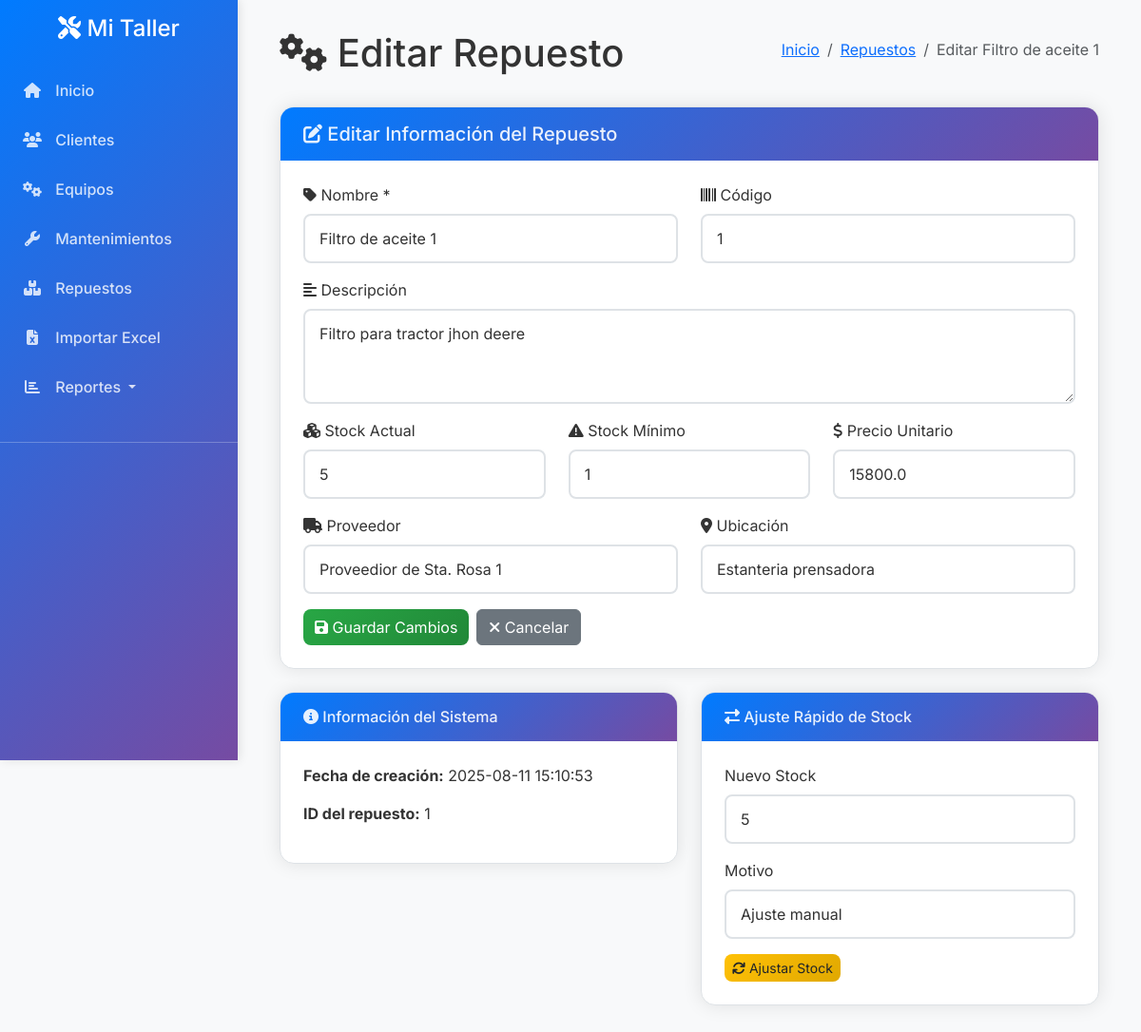
/repuestos/1/editar, run on the app's committed database.
### tables this page shows
CREATE TABLE repuestos (
            id INTEGER PRIMARY KEY AUTOINCREMENT,
            nombre TEXT NOT NULL,
            codigo TEXT UNIQUE,
            descripcion TEXT,
            stock_actual INTEGER DEFAULT 0,
            stock_minimo INTEGER DEFAULT 0,
            precio_unitario REAL,
            proveedor TEXT,
            ubicacion TEXT,
            fecha_creacion TIMESTAMP DEFAULT CURRENT_TIMESTAMP
        , usuario_creacion INTEGER REFERENCES usuarios(id), usuario_modificacion INTEGER REFERENCES usuarios(id));

### app.py (the view, shortened to what this page needs)
@app.route('/repuestos/<int:id>/editar', methods=['GET', 'POST'])
def editar_repuesto(id):
    conn = get_db_connection()
    repuesto = conn.execute('SELECT * FROM repuestos WHERE id = ?', (id,)).fetchone()
    conn.close()
    if not repuesto:
        flash('Repuesto no encontrado', 'error')
        return redirect(url_for('repuestos'))
    return render_template('editar_repuesto.html', repuesto=repuesto)

### app.py (called while the page is built, shortened)
def get_db_connection():
    try:
        conn = sqlite3.connect(DATABASE, timeout=30.0)
        conn.row_factory = sqlite3.Row
        conn.execute('PRAGMA foreign_keys = ON')
        conn.execute('PRAGMA journal_mode = WAL')
        conn.execute('PRAGMA synchronous = NORMAL')
        conn.execute('PRAGMA cache_size = 10000')
        conn.execute('PRAGMA temp_store = MEMORY')
        conn.execute('PRAGMA mmap_size = 268435456')  # 256MB
        return conn
    except Exception as e:
        logging.error(f"Error conectando a la base de datos: {str(e)}")
        raise

@app.before_request
def load_user():
    g.user = None

### templates/editar_repuesto.html (shortened to what this page needs)
{% extends "base.html" %}
{% block content %}
<div class="container-fluid">
    <div class="row">
        <div class="col-12">
            <div class="d-flex justify-content-between align-items-center mb-4">
                <h1><i class="fas fa-cogs"></i> Editar Repuesto</h1>
                <nav aria-label="breadcrumb">
                    <ol class="breadcrumb">
                        <li class="breadcrumb-item"><a href="{{ url_for('index') }}">Inicio</a></li>
                        <li class="breadcrumb-item"><a href="{{ url_for('repuestos') }}">Repuestos</a></li>
                        <li class="breadcrumb-item active">Editar {{ repuesto.nombre }}</li>
                    </ol>
                </nav>
            </div>
            <div class="card">
                <div class="card-header">
                    <h5 class="card-title mb-0">
                        <i class="fas fa-edit"></i> Editar Información del Repuesto
                    </h5>
                </div>
                <div class="card-body">
                    <form method="POST">
                        <div class="row">
                            <div class="col-md-6">
                                <div class="mb-3">
                                    <label for="nombre" class="form-label">
                                        <i class="fas fa-tag"></i> Nombre *
                                    </label>
                                    <input type="text" class="form-control" id="nombre" name="nombre"
                                           value="{{ repuesto.nombre }}" required>
                                </div>
                            </div>
                            <div class="col-md-6">
                                <div class="mb-3">
                                    <label for="codigo" class="form-label">
                                        <i class="fas fa-barcode"></i> Código
                                    </label>
                                    <input type="text" class="form-control" id="codigo" name="codigo"
                                           value="{{ repuesto.codigo or '' }}">
                                </div>
                            </div>
                        </div>
                        <div class="mb-3">
                            <label for="descripcion" class="form-label">
                                <i class="fas fa-align-left"></i> Descripción
                            </label>
                            <textarea class="form-control" id="descripcion" name="descripcion"
                                      rows="3">{{ repuesto.descripcion or '' }}</textarea>
                        </div>
                        <div class="row">
                            <div class="col-md-4">
                                <div class="mb-3">
                                    <label for="stock_actual" class="form-label">
                                        <i class="fas fa-cubes"></i> Stock Actual
                                    </label>
                                    <input type="number" class="form-control" id="stock_actual" name="stock_actual"
                                           value="{{ repuesto.stock_actual }}" min="0">
                                </div>
                            </div>
                            <div class="col-md-4">
                                <div class="mb-3">
                                    <label for="stock_minimo" class="form-label">
                                        <i class="fas fa-exclamation-triangle"></i> Stock Mínimo
                                    </label>
                                    <input type="number" class="form-control" id="stock_minimo" name="stock_minimo"
                                           value="{{ repuesto.stock_minimo }}" min="0">
                                </div>
                            </div>
                            <div class="col-md-4">
                                <div class="mb-3">
                                    <label for="precio_unitario" class="form-label">
                                        <i class="fas fa-dollar-sign"></i> Precio Unitario
                                    </label>
                                    <input type="number" class="form-control" id="precio_unitario" name="precio_unitario"
                                           value="{{ repuesto.precio_unitario or '' }}" step="0.01" min="0">
                                </div>
                            </div>
                        </div>
                        <div class="row">
                            <div class="col-md-6">
                                <div class="mb-3">
                                    <label for="proveedor" class="form-label">
                                        <i class="fas fa-truck"></i> Proveedor
                                    </label>
                                    <input type="text" class="form-control" id="proveedor" name="proveedor"
                                           value="{{ repuesto.proveedor or '' }}">
                                </div>
                            </div>
                            <div class="col-md-6">
                                <div class="mb-3">
                                    <label for="ubicacion" class="form-label">
                                        <i class="fas fa-map-marker-alt"></i> Ubicación
                                    </label>
                                    <input type="text" class="form-control" id="ubicacion" name="ubicacion"
                                           value="{{ repuesto.ubicacion or '' }}"
                                           placeholder="Ej: Estante A-3, Depósito 1">
                                </div>
                            </div>
                        </div>
                        <div class="d-flex gap-2">
                            <button type="submit" class="btn btn-success">
                                <i class="fas fa-save"></i> Guardar Cambios
                            </button>
                            <a href="{{ url_for('repuestos') }}" class="btn btn-secondary">
                                <i class="fas fa-times"></i> Cancelar
                            </a>
                        </div>
                    </form>
                </div>
            </div>
            <div class="row mt-4">
                <div class="col-md-6">
                    <div class="card">
                        <div class="card-header">
                            <h6 class="card-title mb-0">
                                <i class="fas fa-info-circle"></i> Información del Sistema
                            </h6>
                        </div>
                        <div class="card-body">
                            <p><strong>Fecha de creación:</strong> {{ repuesto.fecha_creacion }}</p>
                            <p><strong>ID del repuesto:</strong> {{ repuesto.id }}</p>
                        </div>
                    </div>
                </div>
                <div class="col-md-6">
                    <div class="card">
                        <div class="card-header">
                            <h6 class="card-title mb-0">
                                <i class="fas fa-exchange-alt"></i> Ajuste Rápido de Stock
                            </h6>
                        </div>
                        <div class="card-body">
                            <form method="POST" action="{{ url_for('ajustar_stock', id=repuesto.id) }}">
                                <div class="mb-3">
                                    <label for="nuevo_stock" class="form-label">Nuevo Stock</label>
                                    <input type="number" class="form-control" id="nuevo_stock" name="nuevo_stock"
                                           value="{{ repuesto.stock_actual }}" min="0" required>
                                </div>
                                <div class="mb-3">
                                    <label for="motivo" class="form-label">Motivo</label>
                                    <select class="form-control" id="motivo" name="motivo">
                                        <option value="Ajuste manual">Ajuste manual</option>
                                    </select>
                                </div>
                                <button type="submit" class="btn btn-warning btn-sm">
                                    <i class="fas fa-sync"></i> Ajustar Stock
                                </button>
                            </form>
                        </div>
                    </div>
                </div>
            </div>
        </div>
    </div>
</div>
{% endblock %}

### static/css/themes.css (style rules this page uses)
:root { --color-primary: #007bff; --color-secondary: #6c757d; --color-success: #28a745; --color-danger: #dc3545; --color-warning: #ffc107; --color-info: #17a2b8; --bg-primary: #ffffff; --bg-secondary: #f8f9fa; --bg-tertiary: #e9ecef; --bg-card: var(--bg-primary); --bg-accent: linear-gradient(135deg, var(--color-primary) 0%, #764ba2 100%); --bg-body: var(--bg-secondary); --text-primary: #333333; --text-secondary: #6c757d; --text-muted: #6c757d; --text-light: rgba(255,255,255,0.9); --text-white: #ffffff; --border-color: #dee2e6; --border-light: rgba(0,0,0,0.125); --border-radius: 0.375rem; --success: var(--color-success); --warning: var(--color-warning); --danger: var(--color-danger); --info: var(--color-info); --sidebar-bg: var(--bg-accent); --sidebar-text: rgba(255,255,255,0.8); --sidebar-text-hover: #ffffff; --sidebar-active: rgba(255,255,255,0.2); --shadow: 0 0 20px rgba(0,0,0,0.1); --shadow-hover: 0 5px 25px rgba(0,0,0,0.15); --shadow-lg: 0 10px 40px rgba(0,0,0,0.15); --transition-fast: 0.2s ease; --transition-normal: 0.3s ease; --transition-slow: 0.5s ease; }
body { background-color: var(--bg-body) !important; color: var(--text-primary) !important; transition: all var(--transition-normal); font-family: 'Segoe UI', Tahoma, Geneva, Verdana, sans-serif; }
.card { background-color: var(--bg-card) !important; border-color: var(--border-color) !important; color: var(--text-primary) !important; }
.card-header { background-color: var(--bg-secondary) !important; border-color: var(--border-color) !important; color: var(--text-primary) !important; }
.btn-secondary { background-color: var(--color-secondary) !important; border-color: var(--color-secondary) !important; }
.btn-success { background-color: var(--color-success) !important; border-color: var(--color-success) !important; }
.btn-warning { background-color: var(--color-warning) !important; border-color: var(--color-warning) !important; }
.form-control { background-color: var(--bg-card) !important; border-color: var(--border-color) !important; color: var(--text-primary) !important; }
.card { background-color: var(--bg-primary) !important; border: 1px solid var(--border-color) !important; border-radius: 15px !important; box-shadow: var(--shadow) !important; transition: all var(--transition-normal); overflow: hidden; }
.card-header { background: var(--bg-accent) !important; color: var(--text-light) !important; border-bottom: none !important; font-weight: 600; padding: 1rem 1.5rem; }
.card-body { padding: 1.5rem; }
.btn-success { background: linear-gradient(135deg, var(--success) 0%, #218838 100%) !important; border: none !important; border-radius: 8px !important; }
.btn-warning { background: linear-gradient(135deg, var(--warning) 0%, #e0a800 100%) !important; border: none !important; border-radius: 8px !important; color: #212529 !important; }
.form-control { background-color: var(--bg-primary) !important; border: 2px solid var(--border-color) !important; color: var(--text-primary) !important; border-radius: 8px !important; transition: all var(--transition-fast); padding: 12px 15px; }

### templates/base.html (style rules this page uses)
body, .sidebar { font-family: 'Inter', 'Segoe UI', Tahoma, Geneva, Verdana, sans-serif !important; }

### data on the page
repuestos: nombre "Filtro de aceite 1", codigo "1", descripcion "Filtro para tractor jhon deere", stock_actual "5", stock_minimo "1", precio_unitario "15800.0", proveedor "Proveedior de Sta. Rosa 1", ubicacion "Estanteria prensadora", fecha_creacion "2025-08-11 15:10:53", id "1", nuevo_stock "5"
